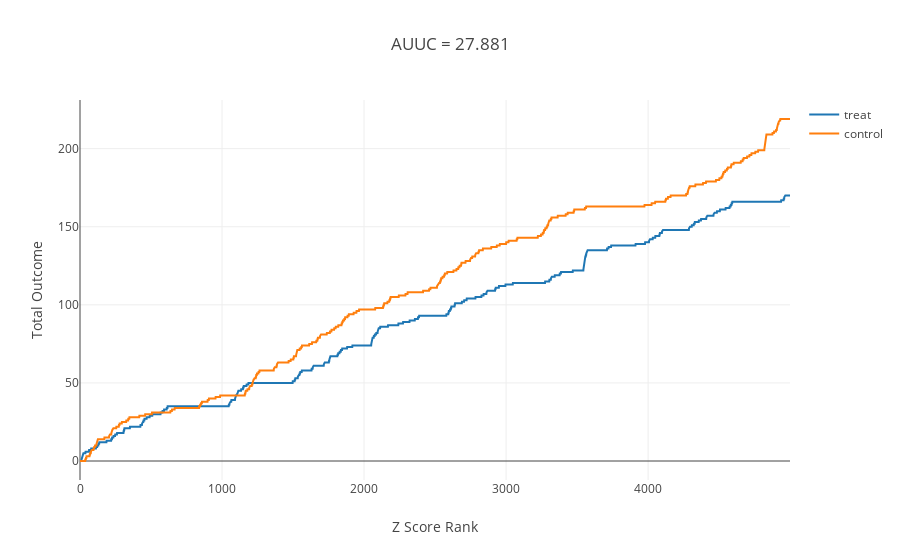
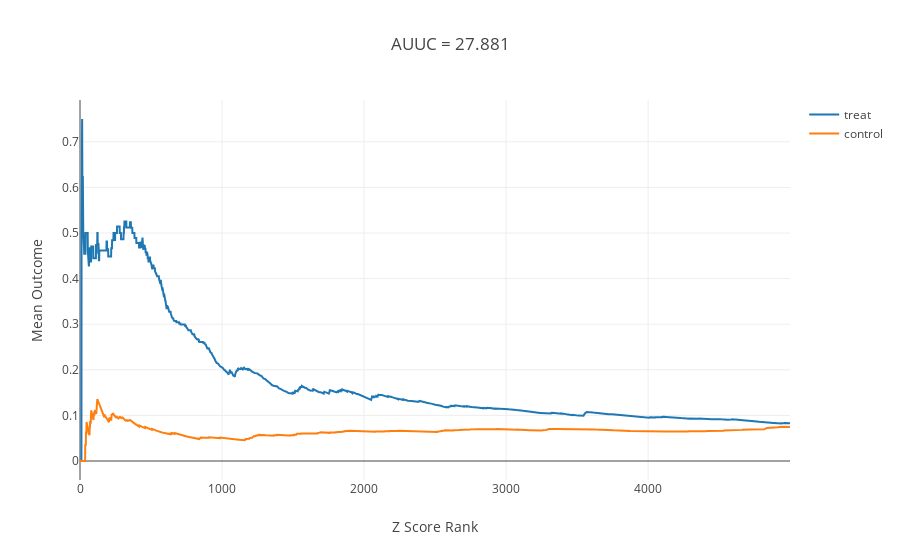
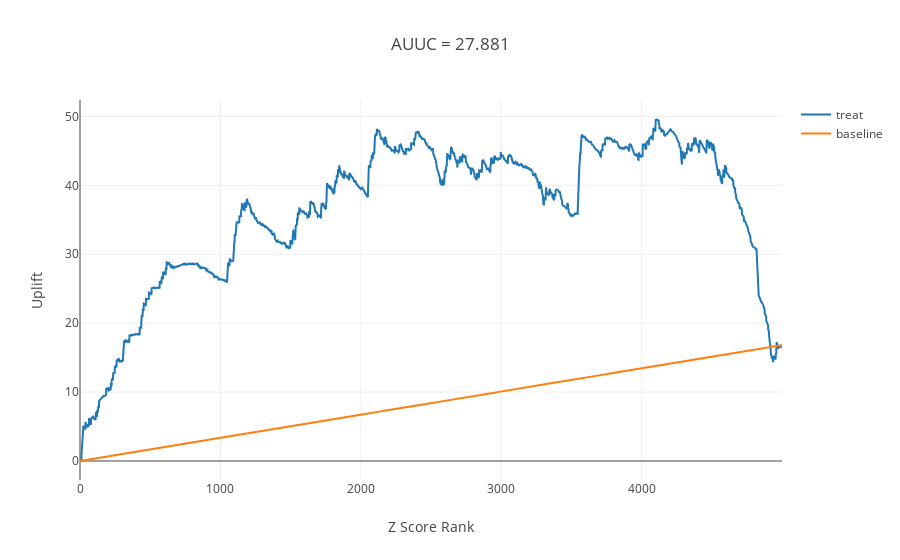
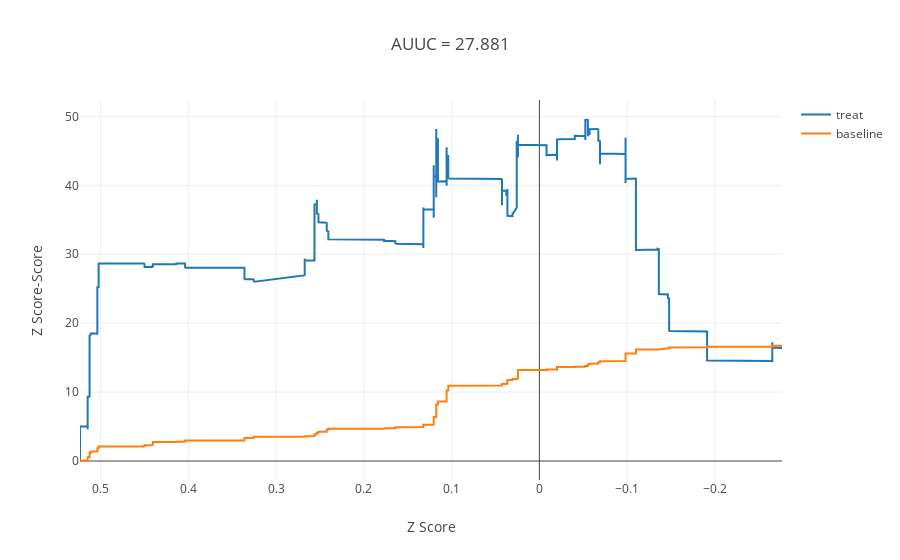

Write notebook code for charts like these, in order.
### Code cell
uplift_curve(z_df, "Z Score")

### Figure 1 — Plotly figure (JSON) as saved in the notebook; plotly's stock layout.template omitted (floating-point values rounded to 4 significant figures; data arrays with more than 128 entries replaced by an {"elided": "..."} marker saying what was removed)
{"data": [{"name": "treat", "type": "scatter", "uid": "74d50c", "x": {"elided": "5000 int values"}, "y": {"elided": "5000 int values"}}, {"name": "control", "type": "scatter", "uid": "ef05d1", "x": {"elided": "5000 int values"}, "y": {"elided": "5000 int values"}}], "layout": {"autosize": true, "title": "AUUC = 27.881", "xaxis": {"autorange": true, "range": [0, 4999], "title": "Z Score Rank", "type": "linear"}, "yaxis": {"autorange": true, "range": [-12.17, 231.2], "title": "Total Outcome", "type": "linear"}}}

### Figure 2 — Plotly figure (JSON) as saved in the notebook; plotly's stock layout.template omitted (floating-point values rounded to 4 significant figures; data arrays with more than 128 entries replaced by an {"elided": "..."} marker saying what was removed)
{"data": [{"name": "treat", "type": "scatter", "uid": "6b3589", "x": {"elided": "5000 int values"}, "y": {"elided": "5000 float values"}}, {"name": "control", "type": "scatter", "uid": "96b208", "x": {"elided": "5000 int values"}, "y": {"elided": "5000 float values"}}], "layout": {"autosize": true, "title": "AUUC = 27.881", "xaxis": {"autorange": true, "range": [0, 4999], "title": "Z Score Rank", "type": "linear"}, "yaxis": {"autorange": true, "range": [-0.04167, 0.7917], "title": "Mean Outcome", "type": "linear"}}}

### Figure 3 — Plotly figure (JSON) as saved in the notebook; plotly's stock layout.template omitted (floating-point values rounded to 4 significant figures; data arrays with more than 128 entries replaced by an {"elided": "..."} marker saying what was removed)
{"data": [{"name": "treat", "type": "scatter", "uid": "6c05c7", "x": {"elided": "5000 int values"}, "y": {"elided": "5000 float values"}}, {"name": "baseline", "type": "scatter", "uid": "fad251", "x": {"elided": "5000 int values"}, "y": {"elided": "5000 float values"}}], "layout": {"autosize": true, "title": "AUUC = 27.881", "xaxis": {"autorange": true, "range": [0, 4999], "title": "Z Score Rank", "type": "linear"}, "yaxis": {"autorange": true, "range": [-2.757, 52.38], "title": "Uplift", "type": "linear"}}}

### Figure 4 — Plotly figure (JSON) as saved in the notebook; plotly's stock layout.template omitted (floating-point values rounded to 4 significant figures; data arrays with more than 128 entries replaced by an {"elided": "..."} marker saying what was removed)
{"data": [{"name": "treat", "type": "scatter", "uid": "0a214a", "x": {"elided": "5000 float values"}, "y": {"elided": "5000 float values"}}, {"name": "baseline", "type": "scatter", "uid": "1bc6b8", "x": {"elided": "5000 float values"}, "y": {"elided": "5000 float values"}}], "layout": {"autosize": true, "title": "AUUC = 27.881", "xaxis": {"autorange": true, "range": [0.5236, -0.2765], "title": "Z Score", "type": "linear"}, "yaxis": {"autorange": true, "range": [-2.757, 52.38], "title": "Z Score-Score", "type": "linear"}}}
